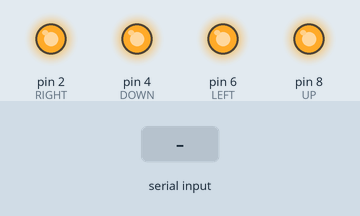
Bench run of a sketch on a simulated Arduino Uno, built with avr-gcc and run on an emulated ATmega328P. On the bench: output pins drawn as LEDs (lit = HIGH). The test bench sets the inputs (shaded band).

Above: at 0.1 s.
At 3.2 s:
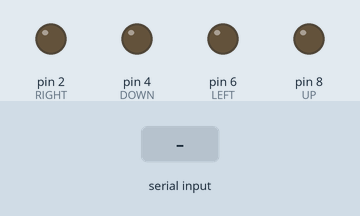
3.3 s: "90,45\n" received over Serial
4.8 s: "200\n" received over Serial
Timing chart, 0 to 7.8 s (numbered marks = the images above; inputs shaded):
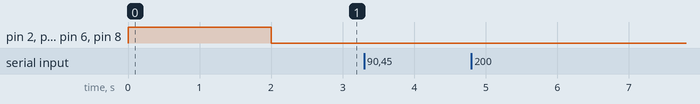

The sketch:

dPadToArduino.ino
```cpp
// This is a test sketch to practice connecting a python script to the arduino
// Serial docs here: https://www.arduino.cc/reference/en/language/functions/communication/serial/readstring/
// Do not connect anything to pins 0 or 1 when using Serial. That can mess things up apparently.

// This is modified from the arduino tutorial

String pythonInputString; // This holds the string sent by the python script
int pythonInputInt;

// I know there are different enums in the python file and this is confusing
const int UP = 8; // The pin connected to the 'up' led
const int RIGHT = 2;  // The pin connected to the 'right' led
const int DOWN = 4; // The pin connected to the 'down' led
const int LEFT = 6; // The pin connected to the 'left' led

// These numbers aren't connected to pins, but they tell us when a
// Keyboard key was release in the python script
const int RELEASE = 0;

void setup() {
 // Set up the port that we use to communicate with the python script
 Serial.begin(9600);
 Serial.setTimeout(.1);

 // Set LEDs to output
 pinMode(UP, OUTPUT);
 pinMode(RIGHT, OUTPUT);
 pinMode(DOWN, OUTPUT);
 pinMode(LEFT, OUTPUT);

 // Light up all the lights for so I know it's working
 digitalWrite(UP, HIGH);
 digitalWrite(RIGHT, HIGH);
 digitalWrite(DOWN, HIGH);
 digitalWrite(LEFT, HIGH);
 delay(2000);
 digitalWrite(UP, LOW);
 digitalWrite(RIGHT, LOW);
 digitalWrite(DOWN, LOW);
 digitalWrite(LEFT, LOW);
}

void loop() {
 // I'm commenting this out to see if I can get continuous input
 while (!Serial.available());
 // Get python input and convert int to compare to enums
 pythonInputString = Serial.readString();
 pythonInputInt = pythonInputString.toInt();

 // Could have been a switch statement, but
 // This changes the LED pin output based on python input
 if (pythonInputInt == UP) {
  digitalWrite(UP, HIGH);
 } else if (pythonInputInt == RIGHT) {
  digitalWrite(RIGHT, HIGH);
 } else if (pythonInputInt == DOWN) {
  digitalWrite(DOWN, HIGH);
 } else if (pythonInputInt == LEFT) {
  digitalWrite(LEFT, HIGH);
 } else if (pythonInputInt == RELEASE) {
  digitalWrite(UP, LOW);
  digitalWrite(RIGHT, LOW);
  digitalWrite(DOWN, LOW);
  digitalWrite(LEFT, LOW);
 }
}
```
